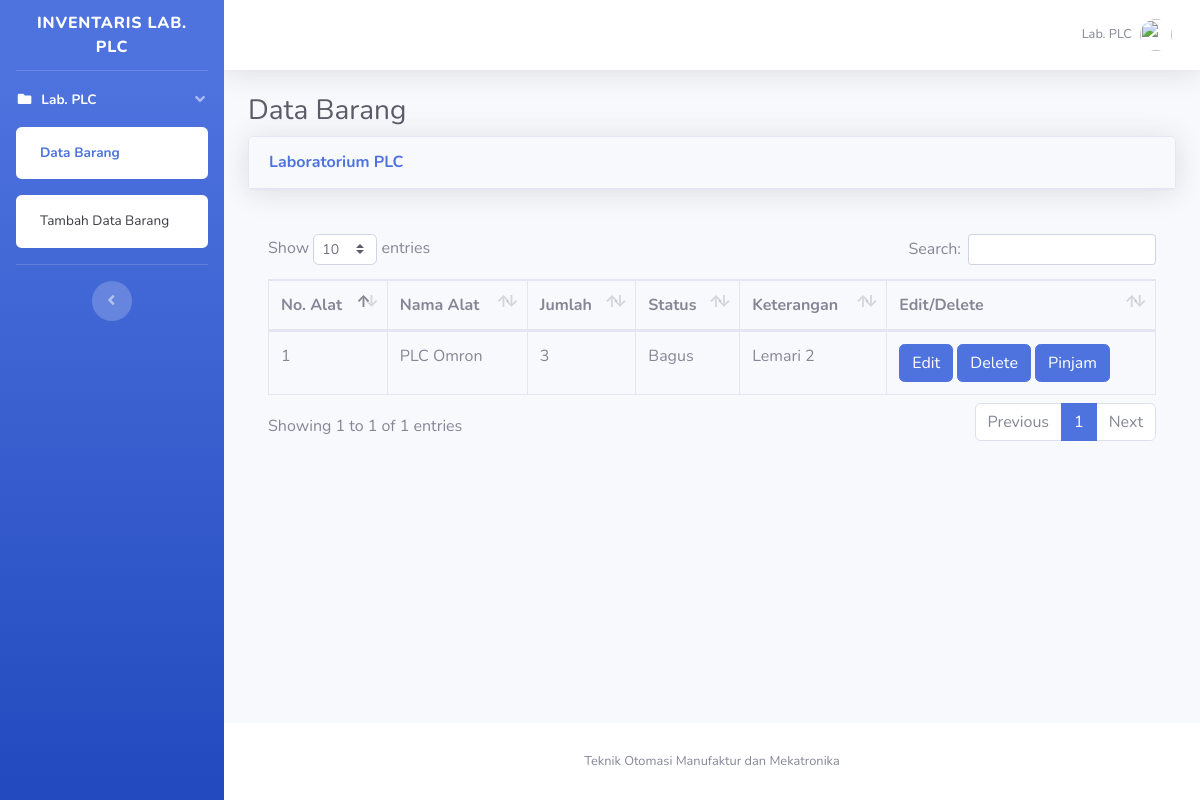
The app's page /lab_plc/index.php with its own data.
### tables this page shows
CREATE TABLE `t_laboratorium` (
  `id_lab` int(4) UNSIGNED NOT NULL,
  `nama_lab` varchar(50) NOT NULL,
  `ka_lab` varchar(20) NOT NULL,
  `username` varchar(30) NOT NULL,
  `password` varchar(40) NOT NULL
);

CREATE TABLE `t_alat_plc` (
  `id_alat` int(6) NOT NULL,
  `id_lab` int(2) NOT NULL,
  `nama_alat` varchar(50) NOT NULL,
  `status_alat` varchar(10) NOT NULL,
  `jumlah_alat` int(10) NOT NULL,
  `keterangan` varchar(50) NOT NULL,
  `status_pinjam` varchar(20) NOT NULL DEFAULT 'Belum dipinjam'
);

### lab_plc/index.php (the view, shortened to what this page needs)
<?php
include "../config.php";
$query = mysqli_query($koneksi, "SELECT * FROM t_alat_plc");
$query_lab = mysqli_query($koneksi, "SELECT * FROM t_laboratorium where id_lab=8");
$data_lab = mysqli_fetch_array($query_lab);
?>
<!DOCTYPE html>
<html lang="en">
<head>
    <link href="../vendor/fontawesome-free/css/all.min.css" rel="stylesheet" type="text/css">
    <link href="../css/sb-admin-2.min.css" rel="stylesheet">
    <link href="../vendor/datatables/dataTables.bootstrap4.min.css" rel="stylesheet">
</head>
<body id="page-top">
    <div id="wrapper">
        <ul class="navbar-nav bg-gradient-primary sidebar sidebar-dark accordion" id="accordionSidebar">
            <a class="sidebar-brand d-flex align-items-center justify-content-center" href="index.php">
                <div class="sidebar-brand-text mx-3">Inventaris <?= $data_lab['nama_lab']; ?></div>
            </a>
            <hr class="sidebar-divider my-0">
            <li class="nav-item active">
                <a class="nav-link" href="#" data-toggle="collapse" data-target="#collapsePages" aria-expanded="true" aria-controls="collapsePages">
                    <i class="fas fa-fw fa-folder"></i>
                    <span><?= $data_lab['nama_lab']; ?></span>
                </a>
                <div id="collapsePages" class="collapse show" aria-labelledby="headingPages" data-parent="#accordionSidebar">
                    <div class="bg-white py-2 collapse-inner rounded">
                        <a class="collapse-item active" href="index.php">Data Barang</a>
                    </div>
                </div>
                <div id="collapsePages" class="collapse show" aria-labelledby="headingPages" data-parent="#accordionSidebar">
                    <div class="bg-white py-2 collapse-inner rounded">
                        <a class="collapse-item" href="tambah_barang.php">Tambah Data Barang</a>
                    </div>
                </div>
            </li>
            <hr class="sidebar-divider d-none d-md-block">
            <div class="text-center d-none d-md-inline">
                <button class="rounded-circle border-0" id="sidebarToggle"></button>
            </div>
        </ul>
        <div id="content-wrapper" class="d-flex flex-column">
            <div id="content">
                <nav class="navbar navbar-expand navbar-light bg-white topbar mb-4 static-top shadow">
                    <ul class="navbar-nav ml-auto">
                        <li class="nav-item dropdown no-arrow">
                            <a class="nav-link dropdown-toggle" href="#" id="userDropdown" role="button" data-toggle="dropdown" aria-haspopup="true" aria-expanded="false">
                                <span class="mr-2 d-none d-lg-inline text-gray-600 small"><?= $data_lab['nama_lab']; ?></span>
                                <img class="img-profile rounded-circle" src="../img/Black.png">
                            </a>
                        </li>
                    </ul>
                </nav>
                <div class="container-fluid">
                    <h1 class="h3 mb-2 text-gray-800">Data Barang</h1>
                    <div class="card shadow mb-4">
                        <div class="card-header py-3">
                            <h6 class="m-0 font-weight-bold text-primary">Laboratorium PLC</h6>
                        </div>
                    </div>
                    <div class="card-body">
                        <div class="table-responsive">
                            <table class="table table-bordered" id="dataTable" width="100%" cellspacing="0">
                                <thead>
                                    <tr>
                                        <th>No. Alat</th>
                                        <th>Nama Alat</th>
                                        <th>Jumlah</th>
                                        <th>Status</th>
                                        <th>Keterangan</th>
                                        <th>Edit/Delete</th>
                                    </tr>
                                </thead>
                                <?php if (mysqli_num_rows($query) > 0) { ?>
                                    <?php
                                    while ($data = mysqli_fetch_array($query)) {
                                    ?>
                                        <tr>
                                            <td><?php echo $data["id_alat"]; ?></td>
                                            <td><?php echo $data["nama_alat"]; ?></td>
                                            <td><?php echo $data["jumlah_alat"]; ?></td>
                                            <td><?php echo $data["status_alat"]; ?></td>
                                            <td><?php echo $data["keterangan"]; ?></td>
                                            <td>
                                                <a href="edit_barang.php?id_alat=<?php echo $data['id_alat']; ?>"><button class="btn btn-primary">Edit</button></a>
                                                <a href="delete-process.php?id_alat=<?php echo $data['id_alat']; ?>"><button class="btn btn-primary">Delete</button></a>
                                                <a href="pinjam_barang.php?id_alat=<?php echo $data['id_alat']; ?>"><button class="btn btn-primary">Pinjam</button></a>
                                            </td>
                                        </tr>
                                    <?php $no++;
                                    } ?>
                                <?php } ?>
                            </table>
                        </div>
                    </div>
                </div>
            </div>
            <footer class="sticky-footer bg-white">
                <div class="container my-auto">
                    <div class="copyright text-center my-auto">
                        <span>Teknik Otomasi Manufaktur dan Mekatronika</span>
                    </div>
                </div>
            </footer>
        </div>
    </div>
</body>
</html>

### records on screen
t_laboratorium: nama_lab "LAB. PLC", nama_lab "Lab. PLC"
t_alat_plc: id_alat "1", nama_alat "PLC Omron", jumlah_alat "3", status_alat "Bagus", keterangan "Lemari 2"
